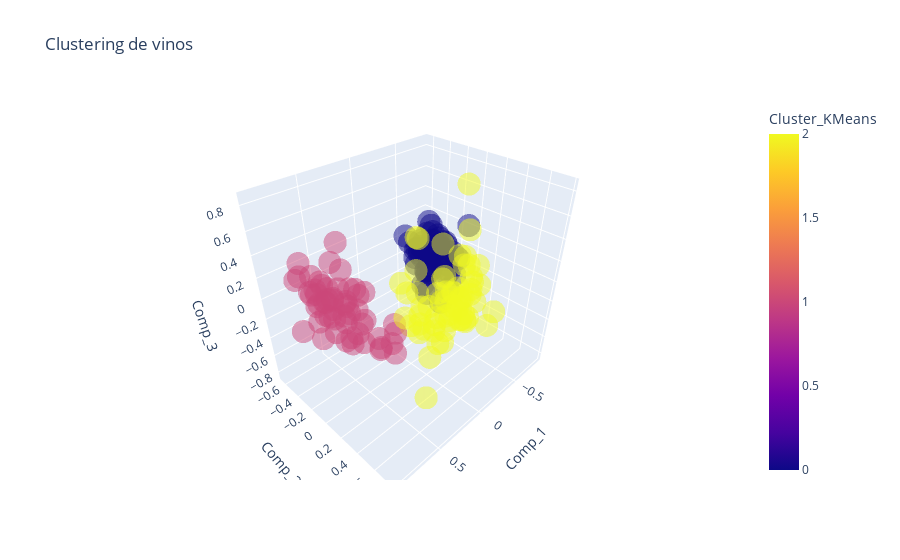

The notebook cell saved with this chart:
### Code cell
fig = px.scatter_3d(pca_graf,
                    x='Comp_1',
                    y='Comp_2',
                    z='Comp_3',
                    color='Cluster_KMeans',
                    title='Clustering de vinos',
                    opacity=0.5)
                    #symbol=pca_graf.Cluster_KMeans
fig.show()

### Figure 1 — Plotly figure (JSON) as saved in the notebook; plotly's stock layout.template omitted (floating-point values rounded to 4 significant figures; data arrays with more than 128 entries replaced by an {"elided": "..."} marker saying what was removed)
{"data": [{"hovertemplate": "Comp_1=%{x}<br>Comp_2=%{y}<br>Comp_3=%{z}<br>Cluster_KMeans=%{marker.color}<extra></extra>", "legendgroup": "", "marker": {"color": {"elided": "178 int values"}, "coloraxis": "coloraxis", "opacity": 0.5, "symbol": "circle"}, "mode": "markers", "name": "", "scene": "scene", "showlegend": false, "type": "scatter3d", "x": {"elided": "178 float values"}, "y": {"elided": "178 float values"}, "z": {"elided": "178 float values"}}], "layout": {"coloraxis": {"colorbar": {"title": {"text": "Cluster_KMeans"}}, "colorscale": [[0, "#0d0887"], [0.1111, "#46039f"], [0.2222, "#7201a8"], [0.3333, "#9c179e"], [0.4444, "#bd3786"], [0.5556, "#d8576b"], [0.6667, "#ed7953"], [0.7778, "#fb9f3a"], [0.8889, "#fdca26"], [1, "#f0f921"]]}, "legend": {"tracegroupgap": 0}, "scene": {"domain": {"x": [0, 1], "y": [0, 1]}, "xaxis": {"title": {"text": "Comp_1"}}, "yaxis": {"title": {"text": "Comp_2"}}, "zaxis": {"title": {"text": "Comp_3"}}}, "title": {"text": "Clustering de vinos"}}}
